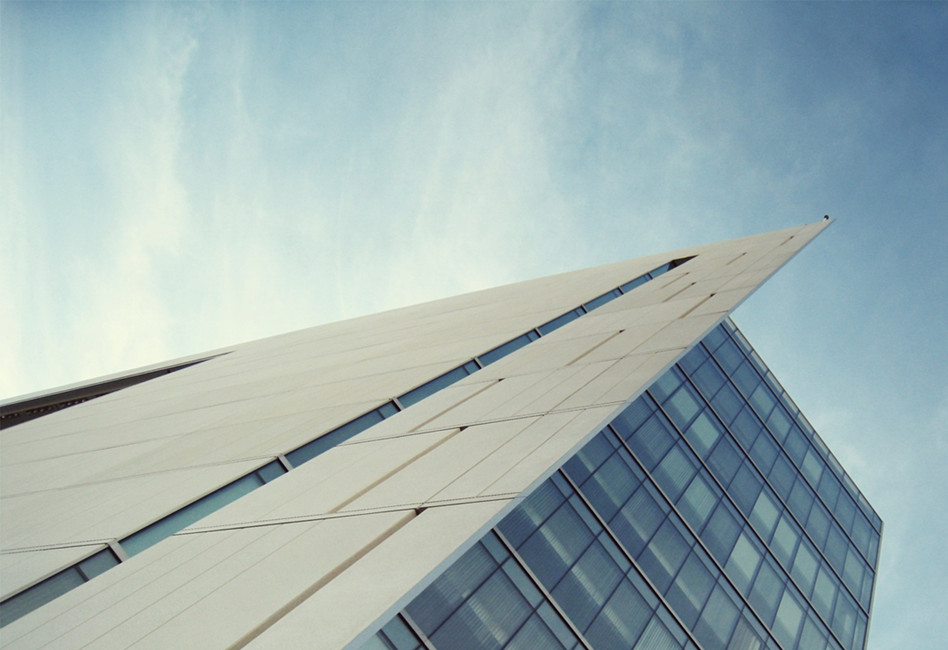
//> input picture HoughTransform/1.jpg, 948 x 650 px
$ ./houghLine   (built with g++ and OpenCV 4)
//> lines starting //> are read from the running program, lines starting //| are printed output that depends on the picture; after the words box and inside, x2 and y2 are one past the last pixel; in counts of white or black regions, pixels touching at a corner belong together
#include <opencv2/opencv.hpp>
#include <opencv2/imgproc/imgproc.hpp>

using namespace cv;
using namespace std;

int main()
{
	//【1】载入原始图和Mat变量定义
	Mat srcImage = imread("1.jpg");  //工程目录下应该有一张名为1.jpg的素材图
//> srcImage is the input picture: 650 rows x 948 cols, CV_8UC3; mean B, G, R 179.3, 178.6, 159.8
	Mat midImage, dstImage;//临时变量和目标图的定义

	//【2】进行边缘检测和转化为灰度图
	Canny(srcImage, midImage, 50, 200, 3);//进行一此canny边缘检测
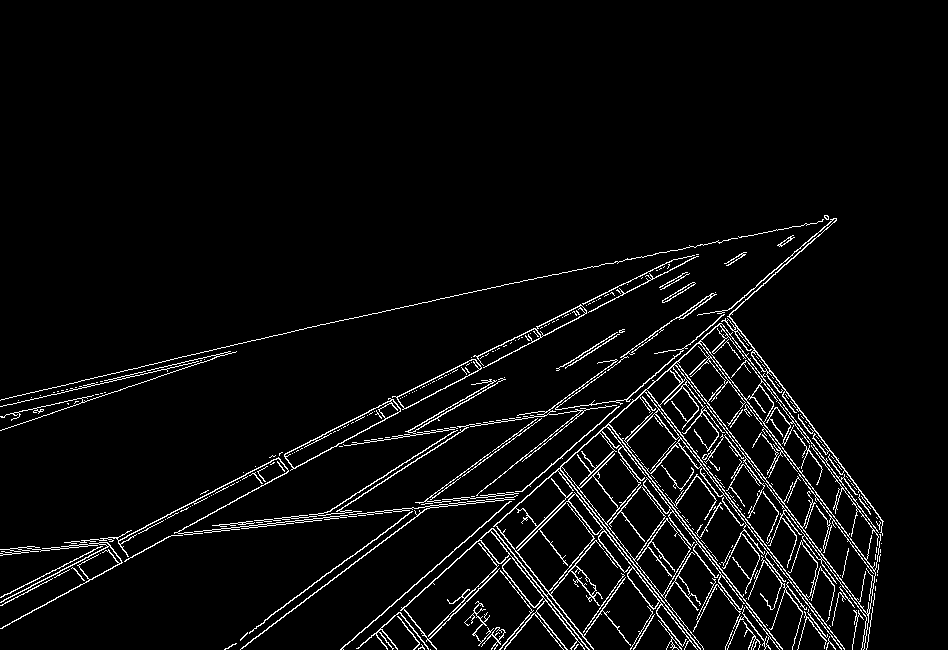
//> midImage: 650 rows x 948 cols, CV_8UC1; 4.3% white in thin lines or dots, all inside (x1, y1, x2, y2) = (0, 215, 884, 650)
	cvtColor(midImage, dstImage, CV_GRAY2BGR);//转化边缘检测后的图为灰度图

	//【3】进行霍夫线变换
	vector<Vec2f> lines;//定义一个矢量结构lines用于存放得到的线段矢量集合
	HoughLines(midImage, lines, 1, CV_PI / 180, 150, 0, 0);
//> lines = 80 lines (rho, theta), first 12: [752, 0.79], [721, 0.84], [656, 0.94], [712, 0.86], [534, 1.1], [551, 1.08], [536, 1.1], [550, 1.47], [754, 0.79], [803, 0.7], [548, 1.47], [-355, 2.5]

	//【4】依次在图中绘制出每条线段
	for (size_t i = 0; i < lines.size(); i++)
	{
		float rho = lines[i][0], theta = lines[i][1];
		Point pt1, pt2;
		double a = cos(theta), b = sin(theta);
		double x0 = a*rho, y0 = b*rho;
		pt1.x = cvRound(x0 + 1000 * (-b));
		pt1.y = cvRound(y0 + 1000 * (a));
		pt2.x = cvRound(x0 - 1000 * (-b));
		pt2.y = cvRound(y0 - 1000 * (a));
		line(dstImage, pt1, pt2, Scalar(55, 100, 195), 1, CV_AA);
	}
//> this loop made 80 passes
//> (rho, theta, a, b, x0, y0) on passes 1 to 12: (752, 0.785, 0.707, 0.707, 531.7, 531.7), (721, 0.838, 0.669, 0.743, 482.4, 535.8), (656, 0.942, 0.588, 0.809, 385.6, 530.7), (712, 0.855, 0.656, 0.755, 467.1, 537.4), (534, 1.1, 0.454, 0.891, 242.4, 475.8), (551, 1.08, 0.469, 0.883, 258.7, 486.5), (536, 1.1, 0.454, 0.891, 243.3, 477.6), (550, 1.47, 0.105, 0.995, 57.49, 547), (754, 0.785, 0.707, 0.707, 533.2, 533.2), (803, 0.698, 0.766, 0.643, 615.1, 516.2), (548, 1.47, 0.105, 0.995, 57.28, 545), (-355, 2.5, -0.799, 0.602, 283.5, -213.6)
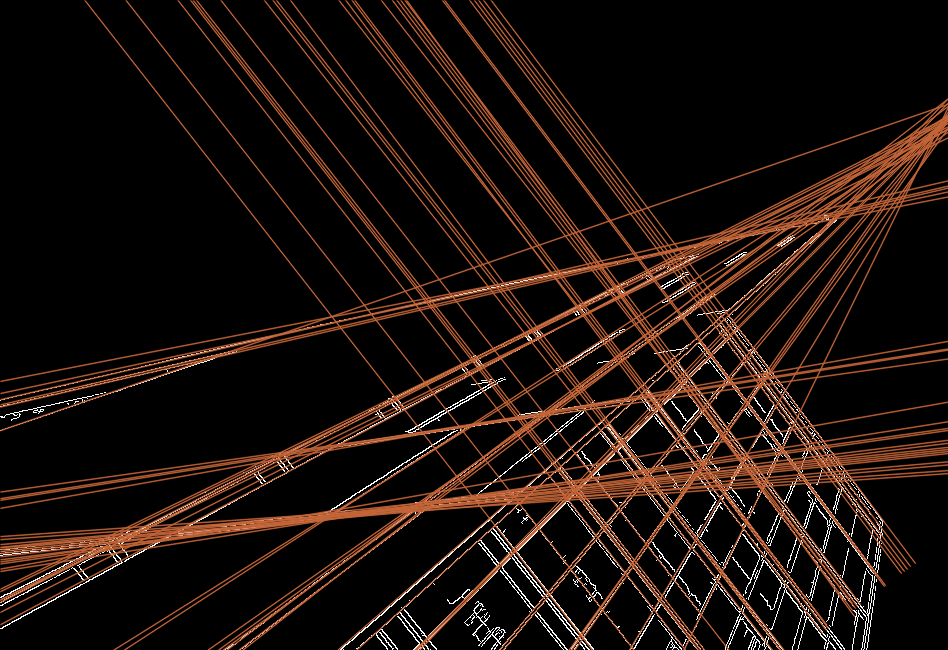
//> dstImage: 650 rows x 948 cols, CV_8UC3; mean B, G, R 11.7, 17.2, 28.9

	//【5】显示原始图
	imshow("【原始图】", srcImage);

	//【6】边缘检测后的图
	imshow("【边缘检测后的图】", midImage);

	//【7】显示效果图
	imshow("【效果图】", dstImage);

	waitKey(0);

	return 0;
}
